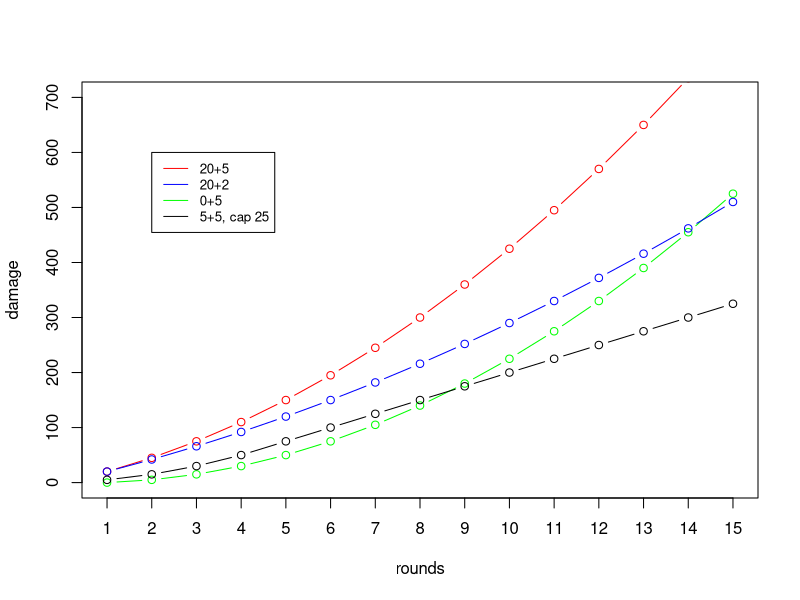
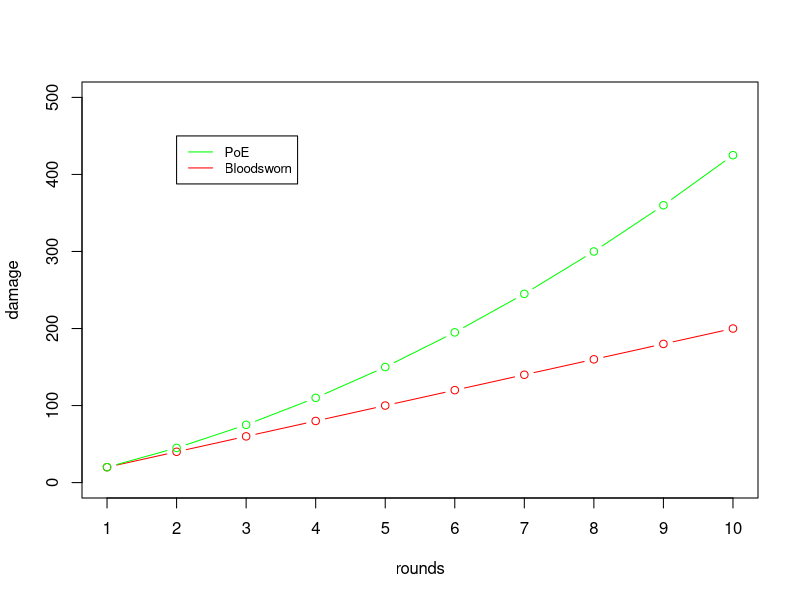

The R source for these figures, in order:
HP=400

damage_poe <- function(n) {
  sapply(
    n,
    function(x) sum(seq(20, by=5, length = x))
  )
}

damage_poe2 <- function(n) {
  sapply(
    n,
    function(x) sum(seq(0, by=5, length = x))
  )
}
damage_poe2(1:10)


damage_poe3 <- function(n) {
  sapply(
    n,
    function(x) sum(seq(20, by=2, length = x))
  )
}

damage_poe4 <- function(n) {
  sapply(
    n,
    function(x) sum(seq(5, by=5, length = x))
  )
}
damage_poe4(1:5)
damage_poe5 <- damage_poe4(1:5)
for(i in 1:10){
  dmg_out <- 75 + 25*i
  damage_poe5 <- c(damage_poe5,dmg_out)
}
damage_poe5

for(i in 1:10){
  dmg_out = 75 + 25*i
}


rounds = 1:15
plot(rounds,damage_poe(rounds), type="b", col="red", ylim=c(0,700), ylab="damage", xaxt = "n")
axis(1, at = rounds)
lines(rounds,damage_poe2(rounds), type="b", col="green")
lines(rounds,damage_poe3(rounds), type="b", col="blue")
lines(rounds, damage_poe5, type="b", col="black")
legend(2, 600, legend=c("20+5", "20+2", "0+5", "5+5, cap 25"), col=c("red","blue","green", "black"), lty=1, cex=0.8)



damage_bs <- function(n) {
   n*sum(seq(from=HP/2/10,to=HP/20))
}


sum(seq(from=HP/2/10,to=HP/20))

rounds = 1:10
damage_bs_10 = damage_bs(1:10)
damage_poe_10 = damage_poe(1:10)

plot(rounds,damage_bs_10, type="b", col="red", ylim=c(0,500), ylab="damage", xaxt = "n")
lines(rounds,damage_poe_10, type="b", col="green")
legend(2, 450, legend=c("PoE", "Bloodsworn"), col=c("green", "red"), lty=1, cex=0.8)
axis(1, at = rounds)



